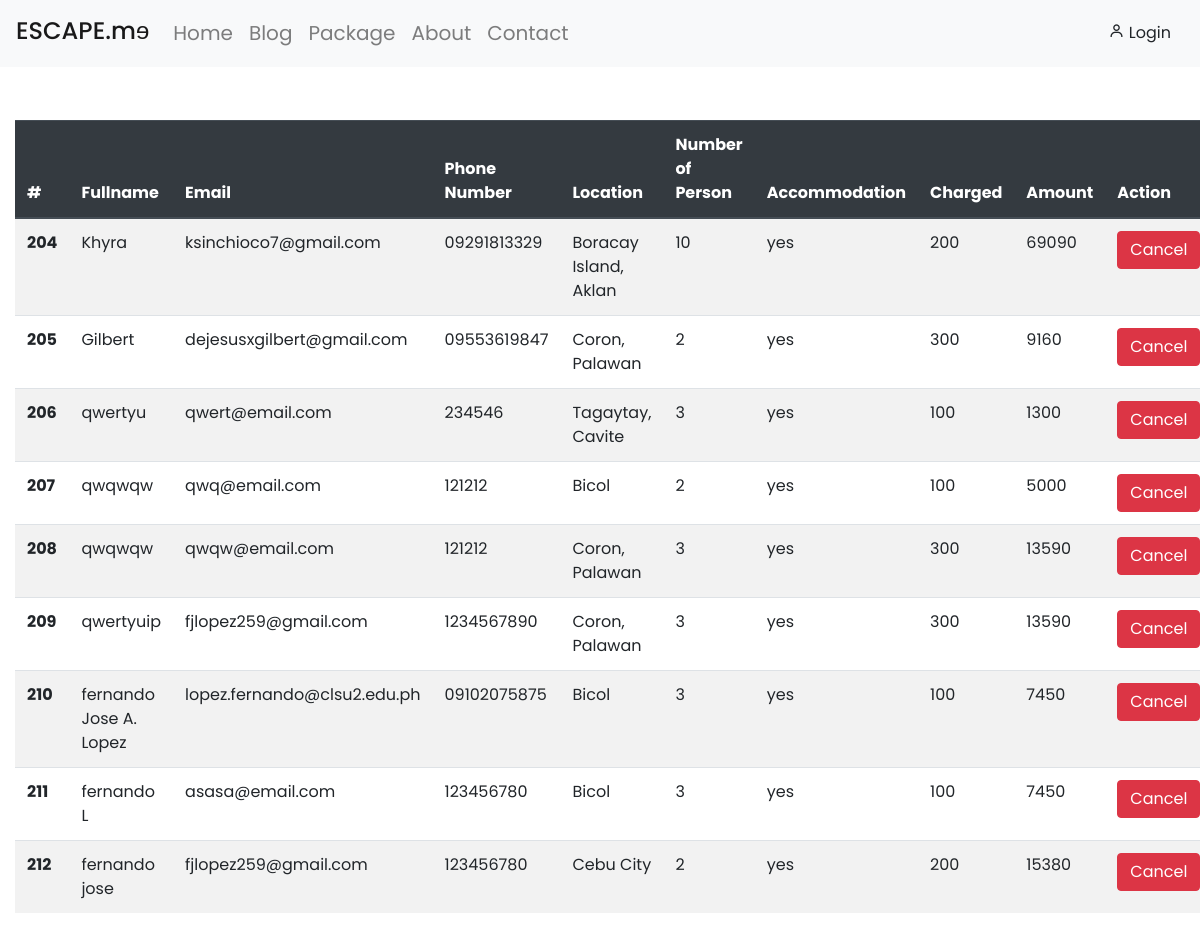
/reservation_list.php, run on the app's committed database.
### tables this page shows
CREATE TABLE `reservationlist` (
  `reservation_id` int(10) NOT NULL,
  `fullname` varchar(100) NOT NULL,
  `email` varchar(100) NOT NULL,
  `phone` varchar(100) NOT NULL,
  `person` varchar(100) NOT NULL,
  `acco` varchar(100) NOT NULL,
  `place` varchar(100) NOT NULL,
  `charged` varchar(100) NOT NULL,
  `totals` varchar(100) NOT NULL,
  `discount_amount` varchar(100) NOT NULL,
  `is_cancel` tinyint(1) NOT NULL DEFAULT 1
);

### reservation_list.php (the view, shortened to what this page needs)
<?php
include 'mysql_connect.php';
?>
<!DOCTYPE html>
<html lang="en">
<head>
    <link rel="stylesheet" href="https://cdnjs.cloudflare.com/ajax/libs/OwlCarousel2/2.3.4/assets/owl.carousel.min.css" />
    <link rel="stylesheet" href="https://maxcdn.bootstrapcdn.com/bootstrap/4.5.2/css/bootstrap.min.css">
    <link href='https://unpkg.com/boxicons@2.0.7/css/boxicons.min.css' rel='stylesheet'>
    <link rel="stylesheet" href="css/index.css">
</head>
<body>
    <div class="nav-wrapper">
       <nav class="navbar navbar-expand-lg navbar-light bg-light">
            <a class="navbar-brand mt-1" href="index.php"><h4>ESCAPE.mɘ</h4></a>
            <div class="collapse navbar-collapse" id="navbarSupportedContent">
                <ul class="navbar-nav mr-auto">
                <li class="nav-item ">
                    <a class="nav-link" href="index.php">Home <span class="sr-only">(current)</span></a>
                </li>
                <li class="nav-item ">
                    <a class="nav-link" href="blog.php">Blog</a>
                </li>
                <li class="nav-item ">
                    <a class="nav-link" href="package.php">Package</a>
                </li>
                <li class="nav-item">
                    <a class="nav-link" href="about.php">About</a>
                </li>
                <li class="nav-item">
                    <a class="nav-link" href="contact.php">Contact</a>
                </li>
                </ul>
                <div class="form-inline my-2 my-lg-0">
                 <?php
                        if (isset($_SESSION['is_admin'])) {
                            if ($_SESSION['is_admin'] == 1) {
                                echo ' <a class="">
                                    <form action="logout.php" method="POST">
                                        <button type="submit" name="logout" class="btn my-1 mx-auto "  ><i class="bx bx-user-minus" ></i> Logout</button>
                                    </form>
                                </a>';
                            }
                        } else {
                            echo '  <button type="button" class="btn my-1 mx-auto " data-bs-toggle="modal" data-bs-target="#ModalForm">
                                    <i class="bx bx-user"></i> Login
                                    </button>';
                        }
                        ?>
                </div>
            </div>
        </nav>
    </div>
    <div class="container-fluid" style="margin-top: 15vh">
        <table class="table  table-striped">
        <thead class="thead-dark">
            <tr>
            <th scope="col">#</th>
            <th scope="col">Fullname</th>
            <th scope="col">Email</th>
            <th scope="col">Phone Number</th>
            <th scope="col">Location</th>
            <th scope="col">Number of Person</th>
            <th scope="col">Accommodation</th>
            <th scope="col">Charged</th>
            <th scope="col">Amount</th>
            <th scope="col">Action</th>
            </tr>
        </thead>
        <tbody>
            <?php
                $sql = "SELECT * FROM reservationlist WHERE  is_cancel=1;";
                $res = mysqli_query($conn, $sql);
                if(mysqli_num_rows($res) > 0){
                    while ($row = mysqli_fetch_assoc($res)) {?>
                    <tr>
                    <th scope="row"><?php echo $row['reservation_id']; ?></th>
                    <td>
                    <?php
                        $ciphering = "AES-128-CTR";
                        $option = 0;
                        $decryption_key = "info";
                        $decryption_iv = '1234567890123456';
                        $decryption = openssl_decrypt($row['fullname'],$ciphering,$decryption_key,$option,$decryption_iv);
                        echo $fullname = $decryption;
                    ?>
                    </td>
                    <td>
                        <?php
                            $masterkeyhash = openssl_digest('master_passphrase','sha512');
                            $email_decrypt = openssl_decrypt($row['email'], 'AES-128-ECB', $masterkeyhash);
                            echo $email_decrypt;
                        ?>
                    </td>
                    <td>
                        <?php
                            $masterkeyhash = openssl_digest('master_passphrase','sha512');
                            $phone_decrypt = openssl_decrypt($row['phone'], 'AES-128-ECB', $masterkeyhash);
                            echo $phone_decrypt;
                        ?>
                    </td>
                    <td><?php echo $row['place']; ?></td>
                    <td><?php echo $row['person']; ?></td>
                    <td><?php echo $row['acco']; ?></td>
                    <td><?php echo $row['charged']; ?></td>
                    <td><?php echo $row['totals']; ?></td>
                    <td><button type="button" data-toggle="modal" onclick="setID(<?php echo $row['reservation_id']; ?>)" data-target="#cancelReservation" class="btn btn-danger">
                                            <span>Cancel</span>
                                        </button></td>
                    </tr>
                   <?php
                    }
                }
                ?>
        </tbody>
    </table>
    </div>
</body>
</html>

### css/index.css (style rules this page uses)
html { scroll-behavior: smooth; }
body { font-family: 'Poppins', sans-serif; padding: 0; margin: 0; }
.nav-wrapper { position: fixed; top: 0; left: 0; width: 100%; z-index: 99; }
.nav-link { font-size: 20px; line-height: 2.5 rem; font-weight: 400 !important; transition: 0.5s; }

### data on the page
reservationlist: reservation_id "204", fullname "Khyra", email "ksinchioco7@gmail.com", phone "09291813329", place "Boracay Island, Aklan", person "10", acco "yes", charged "200", totals "69090"
reservationlist: reservation_id "205", fullname "Gilbert", email "dejesusxgilbert@gmail.com", phone "09553619847", place "Coron, Palawan", person "2", acco "yes", charged "300", totals "9160"
reservationlist: reservation_id "206", fullname "qwertyu", email "qwert@email.com", phone "234546", place "Tagaytay, Cavite", person "3", acco "yes", charged "100", totals "1300"
reservationlist: reservation_id "207", fullname "qwqwqw", email "qwq@email.com", phone "121212", place "Bicol", person "2", acco "yes", charged "100", totals "5000"
reservationlist: reservation_id "208", fullname "qwqwqw", email "qwqw@email.com", phone "121212", place "Coron, Palawan", person "3", acco "yes", charged "300", totals "13590"
reservationlist: reservation_id "209", fullname "qwertyuip", email "fjlopez259@gmail.com", phone "1234567890", place "Coron, Palawan", person "3", acco "yes", charged "300", totals "13590"
reservationlist: reservation_id "210", fullname "fernando Jose A. Lopez", email "lopez.fernando@clsu2.edu.ph", phone "09102075875", place "Bicol", person "3", acco "yes", charged "100", totals "7450"
reservationlist: reservation_id "211", fullname "fernando L", email "asasa@email.com", phone "123456780", place "Bicol", person "3", acco "yes", charged "100", totals "7450"
reservationlist: reservation_id "212", fullname "fernando jose", email "fjlopez259@gmail.com", phone "123456780", place "Cebu City", person "2", acco "yes", charged "200", totals "15380"
